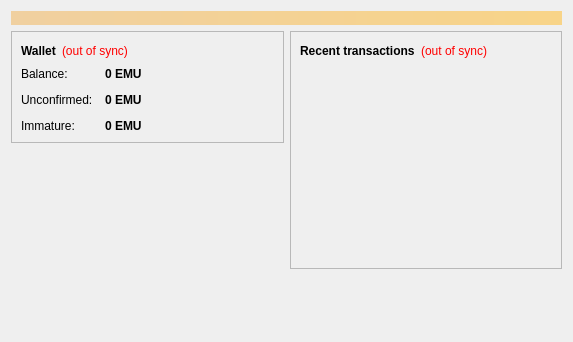
<?xml version="1.0" encoding="UTF-8"?>
<ui version="4.0">
 <class>OverviewPage</class>
 <widget class="QWidget" name="OverviewPage">
  <property name="geometry">
   <rect>
    <x>0</x>
    <y>0</y>
    <width>573</width>
    <height>342</height>
   </rect>
  </property>
  <property name="windowTitle">
   <string>Form</string>
  </property>
  <layout class="QVBoxLayout" name="topLayout">
   <item>
    <widget class="QLabel" name="labelAlerts">
     <property name="visible">
      <bool>false</bool>
     </property>
     <property name="styleSheet">
      <string notr="true">background-color: qlineargradient(x1: 0, y1: 0, x2: 1, y2: 0, stop:0 #F0D0A0, stop:1 #F8D488); color:#000000;</string>
     </property>
     <property name="wordWrap">
      <bool>true</bool>
     </property>
     <property name="margin">
      <number>3</number>
     </property>
    </widget>
   </item>
   <item>
    <layout class="QHBoxLayout" name="horizontalLayout" stretch="1,1">
     <item>
      <layout class="QVBoxLayout" name="verticalLayout_2">
       <item>
        <widget class="QFrame" name="frame">
         <property name="frameShape">
          <enum>QFrame::StyledPanel</enum>
         </property>
         <property name="frameShadow">
          <enum>QFrame::Raised</enum>
         </property>
         <layout class="QVBoxLayout" name="verticalLayout_4">
          <item>
           <layout class="QHBoxLayout" name="horizontalLayout_4">
            <item>
             <widget class="QLabel" name="label_5">
              <property name="font">
               <font>
                <weight>75</weight>
                <bold>true</bold>
               </font>
              </property>
              <property name="text">
               <string>Wallet</string>
              </property>
             </widget>
            </item>
            <item>
             <widget class="QLabel" name="labelWalletStatus">
              <property name="toolTip">
               <string>The displayed information may be out of date. Your wallet automatically synchronizes with the Emucoin network after a connection is established, but this process has not completed yet.</string>
              </property>
              <property name="styleSheet">
               <string notr="true">QLabel { color: red; }</string>
              </property>
              <property name="text">
               <string notr="true">(out of sync)</string>
              </property>
              <property name="alignment">
               <set>Qt::AlignLeading|Qt::AlignLeft|Qt::AlignVCenter</set>
              </property>
             </widget>
            </item>
            <item>
             <spacer name="horizontalSpacer_2">
              <property name="orientation">
               <enum>Qt::Horizontal</enum>
              </property>
              <property name="sizeHint" stdset="0">
               <size>
                <width>40</width>
                <height>20</height>
               </size>
              </property>
             </spacer>
            </item>
           </layout>
          </item>
          <item>
           <layout class="QFormLayout" name="formLayout_2">
            <property name="fieldGrowthPolicy">
             <enum>QFormLayout::AllNonFixedFieldsGrow</enum>
            </property>
            <property name="horizontalSpacing">
             <number>12</number>
            </property>
            <property name="verticalSpacing">
             <number>12</number>
            </property>
            <item row="0" column="0">
             <widget class="QLabel" name="label">
              <property name="text">
               <string>Balance:</string>
              </property>
             </widget>
            </item>
            <item row="0" column="1">
             <widget class="QLabel" name="labelBalance">
              <property name="font">
               <font>
                <weight>75</weight>
                <bold>true</bold>
               </font>
              </property>
              <property name="cursor">
               <cursorShape>IBeamCursor</cursorShape>
              </property>
              <property name="toolTip">
               <string>Your current balance</string>
              </property>
              <property name="text">
               <string notr="true">0 EMU</string>
              </property>
              <property name="textInteractionFlags">
               <set>Qt::LinksAccessibleByMouse|Qt::TextSelectableByKeyboard|Qt::TextSelectableByMouse</set>
              </property>
             </widget>
            </item>
            <item row="1" column="0">
             <widget class="QLabel" name="label_3">
              <property name="text">
               <string>Unconfirmed:</string>
              </property>
             </widget>
            </item>
            <item row="1" column="1">
             <widget class="QLabel" name="labelUnconfirmed">
              <property name="font">
               <font>
                <weight>75</weight>
                <bold>true</bold>
               </font>
              </property>
              <property name="cursor">
               <cursorShape>IBeamCursor</cursorShape>
              </property>
              <property name="toolTip">
               <string>Total of transactions that have yet to be confirmed, and do not yet count toward the current balance</string>
              </property>
              <property name="text">
               <string notr="true">0 EMU</string>
              </property>
              <property name="textInteractionFlags">
               <set>Qt::LinksAccessibleByMouse|Qt::TextSelectableByKeyboard|Qt::TextSelectableByMouse</set>
              </property>
             </widget>
            </item>
            <item row="2" column="0">
             <widget class="QLabel" name="labelImmatureText">
              <property name="text">
               <string>Immature:</string>
              </property>
             </widget>
            </item>
            <item row="2" column="1">
             <widget class="QLabel" name="labelImmature">
              <property name="font">
               <font>
                <weight>75</weight>
                <bold>true</bold>
               </font>
              </property>
              <property name="toolTip">
               <string>Mined balance that has not yet matured</string>
              </property>
              <property name="text">
               <string notr="true">0 EMU</string>
              </property>
              <property name="textInteractionFlags">
               <set>Qt::LinksAccessibleByMouse|Qt::TextSelectableByKeyboard|Qt::TextSelectableByMouse</set>
              </property>
             </widget>
            </item>
           </layout>
          </item>
         </layout>
        </widget>
       </item>
       <item>
        <spacer name="verticalSpacer">
         <property name="orientation">
          <enum>Qt::Vertical</enum>
         </property>
         <property name="sizeHint" stdset="0">
          <size>
           <width>20</width>
           <height>40</height>
          </size>
         </property>
        </spacer>
       </item>
       <item>
         <widget class="QLabel" name="label_wallet_bgcoin">
          <property name="text">
           <string/>
          </property>
          <property name="pixmap">
           <pixmap resource="../bitcoin.qrc">:/images/wallet_bgcoin</pixmap>
          </property>
          <property name="scaledContents">
           <bool>false</bool>
          </property>
          <property name="alignment">
           <set>Qt::AlignCenter</set>
          </property>
          <property name="margin">
           <number>-2</number>
          </property>
         </widget>
        </item>
      </layout>
     </item>
     <item>
      <layout class="QVBoxLayout" name="verticalLayout_3">
       <item>
        <widget class="QFrame" name="frame_2">
         <property name="frameShape">
          <enum>QFrame::StyledPanel</enum>
         </property>
         <property name="frameShadow">
          <enum>QFrame::Raised</enum>
         </property>
         <layout class="QVBoxLayout" name="verticalLayout">
          <item>
           <layout class="QHBoxLayout" name="horizontalLayout_2">
            <item>
             <widget class="QLabel" name="label_4">
              <property name="text">
               <string>&lt;b&gt;Recent transactions&lt;/b&gt;</string>
              </property>
             </widget>
            </item>
            <item>
             <widget class="QLabel" name="labelTransactionsStatus">
              <property name="toolTip">
               <string>The displayed information may be out of date. Your wallet automatically synchronizes with the Emucoin network after a connection is established, but this process has not completed yet.</string>
              </property>
              <property name="styleSheet">
               <string notr="true">QLabel { color: red; }</string>
              </property>
              <property name="text">
               <string notr="true">(out of sync)</string>
              </property>
              <property name="alignment">
               <set>Qt::AlignRight|Qt::AlignTrailing|Qt::AlignVCenter</set>
              </property>
             </widget>
            </item>
            <item>
             <spacer name="horizontalSpacer">
              <property name="orientation">
               <enum>Qt::Horizontal</enum>
              </property>
              <property name="sizeHint" stdset="0">
               <size>
                <width>40</width>
                <height>20</height>
               </size>
              </property>
             </spacer>
            </item>
           </layout>
          </item>
          <item>
           <widget class="QListView" name="listTransactions">
            <property name="styleSheet">
             <string notr="true">QListView { background: transparent; }</string>
            </property>
            <property name="frameShape">
             <enum>QFrame::NoFrame</enum>
            </property>
            <property name="verticalScrollBarPolicy">
             <enum>Qt::ScrollBarAlwaysOff</enum>
            </property>
            <property name="horizontalScrollBarPolicy">
             <enum>Qt::ScrollBarAlwaysOff</enum>
            </property>
            <property name="selectionMode">
             <enum>QAbstractItemView::NoSelection</enum>
            </property>
           </widget>
          </item>
         </layout>
        </widget>
       </item>
       <item>
        <spacer name="verticalSpacer_2">
         <property name="orientation">
          <enum>Qt::Vertical</enum>
         </property>
         <property name="sizeHint" stdset="0">
          <size>
           <width>20</width>
           <height>40</height>
          </size>
         </property>
        </spacer>
       </item>
      </layout>
     </item>
    </layout>
   </item>
  </layout>
 </widget>
 <resources/>
 <connections/>
</ui>
